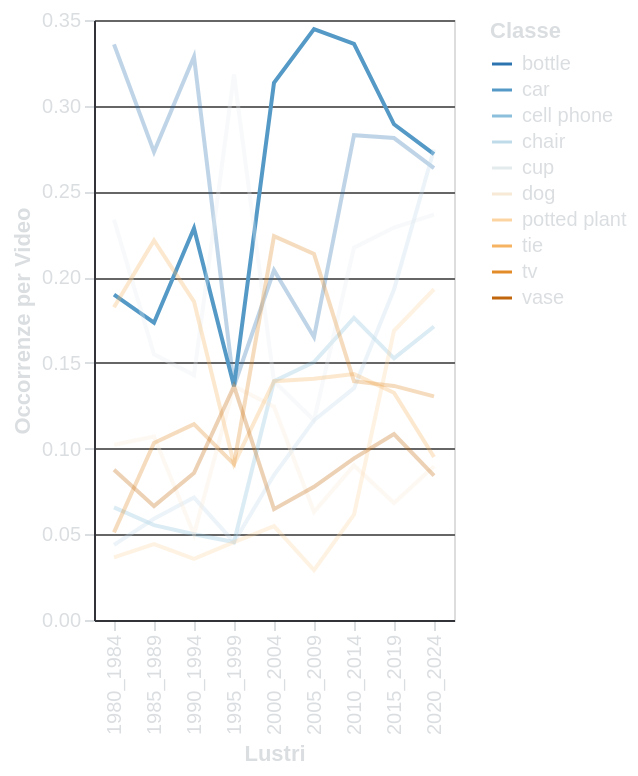

Specify this chart in Vega-Lite:
### Vega-Lite specification from a JSON file in a GitHub repository (floating-point values rounded to 4 significant figures)
{"config": {"background": "transparent", "title": {"color": "#DBDEE1", "fontSize": 16}, "axis": {"domainColor": "#313338", "gridColor": "#666666", "tickColor": "#DBDEE1", "titleColor": "#DBDEE1", "labelColor": "#DBDEE1"}, "legend": {"labelColor": "#DBDEE1", "titleColor": "#DBDEE1"}}, "data": {"name": "data-a6a899b114131aca1842584e6c02a515"}, "mark": {"type": "line"}, "encoding": {"color": {"field": "Class", "scale": {"scheme": "blueorange", "type": "quantize"}, "title": "Classe", "type": "nominal"}, "opacity": {"condition": {"param": "param_71", "value": 1}, "value": 0.3}, "x": {"field": "lustro", "title": "Lustri", "type": "ordinal"}, "y": {"field": "normalized_counts", "title": "Occorrenze per Video", "type": "quantitative"}}, "height": "container", "params": [{"name": "param_71", "select": {"type": "point", "fields": ["Class"]}, "bind": {"input": "select", "options": ["car", "bottle", "cup", "tie", "tv", "chair", "cell phone", "potted plant", "dog", "vase"], "name": "Seleziona Classe: "}, "value": "car"}], "width": "container", "$schema": "https://vega.github.io/schema/vega-lite/v5.8.0.json", "datasets": {"data-a6a899b114131aca1842584e6c02a515": [{"lustro": "1980_1984", "Class": "bottle", "counts": 46, "num_videos": 137, "normalized_counts": 0.3358}, {"lustro": "1980_1984", "Class": "car", "counts": 26, "num_videos": 137, "normalized_counts": 0.1898}, {"lustro": "1980_1984", "Class": "cell phone", "counts": 9, "num_videos": 137, "normalized_counts": 0.06569}, {"lustro": "1980_1984", "Class": "chair", "counts": 6, "num_videos": 137, "normalized_counts": 0.0438}, {"lustro": "1980_1984", "Class": "cup", "counts": 32, "num_videos": 137, "normalized_counts": 0.2336}, {"lustro": "1980_1984", "Class": "dog", "counts": 14, "num_videos": 137, "normalized_counts": 0.1022}, {"lustro": "1980_1984", "Class": "potted plant", "counts": 5, "num_videos": 137, "normalized_counts": 0.0365}, {"lustro": "1980_1984", "Class": "tie", "counts": 25, "num_videos": 137, "normalized_counts": 0.1825}, {"lustro": "1980_1984", "Class": "tv", "counts": 7, "num_videos": 137, "normalized_counts": 0.05109}, {"lustro": "1980_1984", "Class": "vase", "counts": 12, "num_videos": 137, "normalized_counts": 0.08759}, {"lustro": "1985_1989", "Class": "bottle", "counts": 74, "num_videos": 271, "normalized_counts": 0.2731}, {"lustro": "1985_1989", "Class": "car", "counts": 47, "num_videos": 271, "normalized_counts": 0.1734}, {"lustro": "1985_1989", "Class": "cell phone", "counts": 15, "num_videos": 271, "normalized_counts": 0.05535}, {"lustro": "1985_1989", "Class": "chair", "counts": 16, "num_videos": 271, "normalized_counts": 0.05904}, {"lustro": "1985_1989", "Class": "cup", "counts": 42, "num_videos": 271, "normalized_counts": 0.155}, {"lustro": "1985_1989", "Class": "dog", "counts": 29, "num_videos": 271, "normalized_counts": 0.107}, {"lustro": "1985_1989", "Class": "potted plant", "counts": 12, "num_videos": 271, "normalized_counts": 0.04428}, {"lustro": "1985_1989", "Class": "tie", "counts": 60, "num_videos": 271, "normalized_counts": 0.2214}, {"lustro": "1985_1989", "Class": "tv", "counts": 28, "num_videos": 271, "normalized_counts": 0.1033}, {"lustro": "1985_1989", "Class": "vase", "counts": 18, "num_videos": 271, "normalized_counts": 0.06642}, {"lustro": "1990_1994", "Class": "bottle", "counts": 46, "num_videos": 140, "normalized_counts": 0.3286}, {"lustro": "1990_1994", "Class": "car", "counts": 32, "num_videos": 140, "normalized_counts": 0.2286}, {"lustro": "1990_1994", "Class": "cell phone", "counts": 7, "num_videos": 140, "normalized_counts": 0.05}, {"lustro": "1990_1994", "Class": "chair", "counts": 10, "num_videos": 140, "normalized_counts": 0.07143}, {"lustro": "1990_1994", "Class": "cup", "counts": 20, "num_videos": 140, "normalized_counts": 0.1429}, {"lustro": "1990_1994", "Class": "dog", "counts": 7, "num_videos": 140, "normalized_counts": 0.05}, {"lustro": "1990_1994", "Class": "potted plant", "counts": 5, "num_videos": 140, "normalized_counts": 0.03571}, {"lustro": "1990_1994", "Class": "tie", "counts": 26, "num_videos": 140, "normalized_counts": 0.1857}, {"lustro": "1990_1994", "Class": "tv", "counts": 16, "num_videos": 140, "normalized_counts": 0.1143}, {"lustro": "1990_1994", "Class": "vase", "counts": 12, "num_videos": 140, "normalized_counts": 0.08571}, {"lustro": "1995_1999", "Class": "bottle", "counts": 3, "num_videos": 22, "normalized_counts": 0.1364}, {"lustro": "1995_1999", "Class": "car", "counts": 3, "num_videos": 22, "normalized_counts": 0.1364}, {"lustro": "1995_1999", "Class": "cell phone", "counts": 1, "num_videos": 22, "normalized_counts": 0.04545}, {"lustro": "1995_1999", "Class": "chair", "counts": 1, "num_videos": 22, "normalized_counts": 0.04545}, {"lustro": "1995_1999", "Class": "cup", "counts": 7, "num_videos": 22, "normalized_counts": 0.3182}, {"lustro": "1995_1999", "Class": "dog", "counts": 3, "num_videos": 22, "normalized_counts": 0.1364}, {"lustro": "1995_1999", "Class": "potted plant", "counts": 1, "num_videos": 22, "normalized_counts": 0.04545}, {"lustro": "1995_1999", "Class": "tie", "counts": 2, "num_videos": 22, "normalized_counts": 0.09091}, {"lustro": "1995_1999", "Class": "tv", "counts": 2, "num_videos": 22, "normalized_counts": 0.09091}, {"lustro": "1995_1999", "Class": "vase", "counts": 3, "num_videos": 22, "normalized_counts": 0.1364}, {"lustro": "2000_2004", "Class": "bottle", "counts": 41, "num_videos": 201, "normalized_counts": 0.204}, {"lustro": "2000_2004", "Class": "car", "counts": 63, "num_videos": 201, "normalized_counts": 0.3134}, {"lustro": "2000_2004", "Class": "cell phone", "counts": 28, "num_videos": 201, "normalized_counts": 0.1393}, {"lustro": "2000_2004", "Class": "chair", "counts": 17, "num_videos": 201, "normalized_counts": 0.08458}, {"lustro": "2000_2004", "Class": "cup", "counts": 28, "num_videos": 201, "normalized_counts": 0.1393}, {"lustro": "2000_2004", "Class": "dog", "counts": 25, "num_videos": 201, "normalized_counts": 0.1244}, {"lustro": "2000_2004", "Class": "potted plant", "counts": 11, "num_videos": 201, "normalized_counts": 0.05473}, {"lustro": "2000_2004", "Class": "tie", "counts": 28, "num_videos": 201, "normalized_counts": 0.1393}, {"lustro": "2000_2004", "Class": "tv", "counts": 45, "num_videos": 201, "normalized_counts": 0.2239}, {"lustro": "2000_2004", "Class": "vase", "counts": 13, "num_videos": 201, "normalized_counts": 0.06468}, {"lustro": "2005_2009", "Class": "bottle", "counts": 34, "num_videos": 206, "normalized_counts": 0.165}, {"lustro": "2005_2009", "Class": "car", "counts": 71, "num_videos": 206, "normalized_counts": 0.3447}, {"lustro": "2005_2009", "Class": "cell phone", "counts": 31, "num_videos": 206, "normalized_counts": 0.1505}, {"lustro": "2005_2009", "Class": "chair", "counts": 24, "num_videos": 206, "normalized_counts": 0.1165}, {"lustro": "2005_2009", "Class": "cup", "counts": 24, "num_videos": 206, "normalized_counts": 0.1165}, {"lustro": "2005_2009", "Class": "dog", "counts": 13, "num_videos": 206, "normalized_counts": 0.06311}, {"lustro": "2005_2009", "Class": "potted plant", "counts": 6, "num_videos": 206, "normalized_counts": 0.02913}, {"lustro": "2005_2009", "Class": "tie", "counts": 29, "num_videos": 206, "normalized_counts": 0.1408}, {"lustro": "2005_2009", "Class": "tv", "counts": 44, "num_videos": 206, "normalized_counts": 0.2136}, {"lustro": "2005_2009", "Class": "vase", "counts": 16, "num_videos": 206, "normalized_counts": 0.07767}, {"lustro": "2010_2014", "Class": "bottle", "counts": 69, "num_videos": 244, "normalized_counts": 0.2828}, {"lustro": "2010_2014", "Class": "car", "counts": 82, "num_videos": 244, "normalized_counts": 0.3361}, {"lustro": "2010_2014", "Class": "cell phone", "counts": 43, "num_videos": 244, "normalized_counts": 0.1762}, {"lustro": "2010_2014", "Class": "chair", "counts": 33, "num_videos": 244, "normalized_counts": 0.1352}, {"lustro": "2010_2014", "Class": "cup", "counts": 53, "num_videos": 244, "normalized_counts": 0.2172}, {"lustro": "2010_2014", "Class": "dog", "counts": 22, "num_videos": 244, "normalized_counts": 0.09016}, {"lustro": "2010_2014", "Class": "potted plant", "counts": 15, "num_videos": 244, "normalized_counts": 0.06148}, {"lustro": "2010_2014", "Class": "tie", "counts": 35, "num_videos": 244, "normalized_counts": 0.1434}, {"lustro": "2010_2014", "Class": "tv", "counts": 34, "num_videos": 244, "normalized_counts": 0.1393}, {"lustro": "2010_2014", "Class": "vase", "counts": 23, "num_videos": 244, "normalized_counts": 0.09426}, {"lustro": "2015_2019", "Class": "bottle", "counts": 70, "num_videos": 249, "normalized_counts": 0.2811}, {"lustro": "2015_2019", "Class": "car", "counts": 72, "num_videos": 249, "normalized_counts": 0.2892}, {"lustro": "2015_2019", "Class": "cell phone", "counts": 38, "num_videos": 249, "normalized_counts": 0.1526}, {"lustro": "2015_2019", "Class": "chair", "counts": 48, "num_videos": 249, "normalized_counts": 0.1928}, {"lustro": "2015_2019", "Class": "cup", "counts": 57, "num_videos": 249, "normalized_counts": 0.2289}, {"lustro": "2015_2019", "Class": "dog", "counts": 17, "num_videos": 249, "normalized_counts": 0.06827}, {"lustro": "2015_2019", "Class": "potted plant", "counts": 42, "num_videos": 249, "normalized_counts": 0.1687}, {"lustro": "2015_2019", "Class": "tie", "counts": 33, "num_videos": 249, "normalized_counts": 0.1325}, {"lustro": "2015_2019", "Class": "tv", "counts": 34, "num_videos": 249, "normalized_counts": 0.1365}, {"lustro": "2015_2019", "Class": "vase", "counts": 27, "num_videos": 249, "normalized_counts": 0.1084}, {"lustro": "2020_2024", "Class": "bottle", "counts": 97, "num_videos": 368, "normalized_counts": 0.2636}, {"lustro": "2020_2024", "Class": "car", "counts": 100, "num_videos": 368, "normalized_counts": 0.2717}, {"lustro": "2020_2024", "Class": "cell phone", "counts": 63, "num_videos": 368, "normalized_counts": 0.1712}, {"lustro": "2020_2024", "Class": "chair", "counts": 101, "num_videos": 368, "normalized_counts": 0.2745}, {"lustro": "2020_2024", "Class": "cup", "counts": 87, "num_videos": 368, "normalized_counts": 0.2364}, {"lustro": "2020_2024", "Class": "dog", "counts": 33, "num_videos": 368, "normalized_counts": 0.08967}, {"lustro": "2020_2024", "Class": "potted plant", "counts": 71, "num_videos": 368, "normalized_counts": 0.1929}, {"lustro": "2020_2024", "Class": "tie", "counts": 35, "num_videos": 368, "normalized_counts": 0.09511}, {"lustro": "2020_2024", "Class": "tv", "counts": 48, "num_videos": 368, "normalized_counts": 0.1304}, {"lustro": "2020_2024", "Class": "vase", "counts": 31, "num_videos": 368, "normalized_counts": 0.08424}]}}
